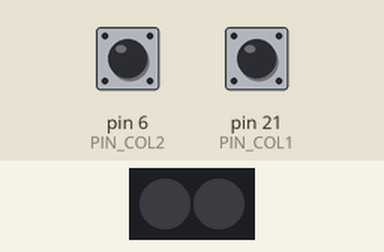
Recording of a sketch running on a simulated Arduino Leonardo, built with avr-gcc and run on an emulated ATmega32U4. On the bench: 2 RGB LEDs in strip order, left to right. Inputs (shaded band) come from the test bench; at power-on: pin 6 (PIN_COL2) HIGH, pin 21 (PIN_COL1) HIGH. USB keyboard and mouse output is not drawn; what the sketch prints to the serial monitor is not drawn.

Above: at 1.2 s.
1.3 s: pin 6 (PIN_COL2) pulled LOW for 0.15 s
2.9 s: pin 21 (PIN_COL1) pulled LOW for 0.15 s
At 3.5 s:
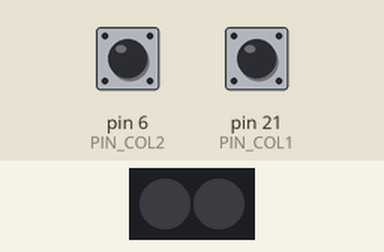
4.5 s: pin 6 (PIN_COL2) pulsed LOW 5 times (0.12 s each, 0.3 s apart)
At 5.78 s:
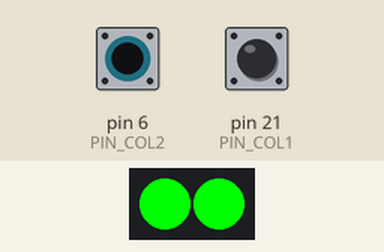
Timing chart, 0 to 7.7 s (numbered marks = the images above; inputs shaded):
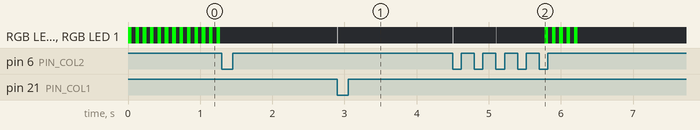

The sketch:

keyboard.ino
```cpp
// (licence header left out)
#define PIN_COL1 21
#define PIN_COL2 6
#define PIN_ROW1 19
#define PIN_LEDS 16
#define LED_COUNT 2

#include <FastLED.h>
CRGB leds[LED_COUNT];

#include <Keyboard.h>

void blink_start(int status, int duration);

void setup() {
  Serial.begin(115200);
  FastLED.addLeds<WS2812, PIN_LEDS, GRB>(leds, LED_COUNT);
  pinMode(PIN_ROW1, OUTPUT);
  digitalWrite(PIN_ROW1, LOW);
  pinMode(PIN_COL1, INPUT_PULLUP);
  pinMode(PIN_COL2, INPUT_PULLUP);
  Keyboard.begin();
  blink_start(2, 2000); // notify that we're working
}

// blinks with interval timers to show status

uint32_t blink_until = 0;
uint32_t blink_timer = 0;
int blink_status = 0;
bool blink_on = false;
#define BLINK_INTERVAL 50

void blink_loop() {
  if (blink_status==0) return;
  int i;
  if (millis()>blink_timer) {
    blink_on = !blink_on;
    if (blink_on) {
      switch (blink_status) {
        case 1: // grey
          for (i=0; i<LED_COUNT; i++) leds[i]= CRGB(64,64,64);
          break;
        case 2: // green
          for (i=0; i<LED_COUNT; i++) leds[i]= CRGB(0,255,0);
          break;
      }
    } else { // off
      for (i=0; i<LED_COUNT; i++) leds[i]= CRGB(0,0,0);
    }
    FastLED.show();
    blink_timer = millis() + BLINK_INTERVAL;
  }
  if (millis()>blink_until) {
    for (i=0; i<LED_COUNT; i++) leds[i]= CRGB(0,0,0);
    FastLED.show();
    blink_status=0;
    blink_on=false;
  }
}

// start blinking in the given type, for this many ms
void blink_start(int status, int duration) {
  blink_until = millis() + duration;
  blink_status = status;
}

// returns the currently pressed key
int read_key() {
  // returns 0: none, 1=first, 2=second, 3=both
  //return (1-digitalRead(PIN_COL1)) + 2*(1-digitalRead(PIN_COL2));  // normal
  return (1-digitalRead(PIN_COL2)) + 2*(1-digitalRead(PIN_COL1));  // upside-down
}

// read the key once, debounce as needed
#define DEBOUNCE_TIMEOUT 25
uint32_t debounce_timeout = 0;
int last_key = 0;
int check_keys() {
  if (millis()<debounce_timeout) return 0;
  int this_key = read_key();
  if (this_key==last_key) return 0; // nothing changed
  last_key = this_key;
  debounce_timeout = millis() + DEBOUNCE_TIMEOUT; // debounce time in ms
  return this_key;
}

// tracking the currently entered 7-bit character
byte result = 0;
byte bitnum = 0;

// loops infintely
void loop() {
  blink_loop();
  int new_key = check_keys();
  if ((new_key==1) || (new_key==2)) { // do we have a key?
    Serial.print(new_key-1); // show bit
    Keyboard.write(char(new_key+48-1));
    blink_start(1, 10);
    result = result * 2; // shift
    result += new_key-1;
    bitnum += 1;
    if (bitnum==7) { // all 7 bits done? show result, remove bits and enter it
      int i;
      Serial.print(" -> "); Serial.print(result);
      Serial.print(" / "); Serial.print(char(result));
      Serial.println();
      for (i=0;i<7;i++) { Keyboard.press(KEY_BACKSPACE);delay(10);Keyboard.releaseAll(); }
      if (result>=32) {
        Keyboard.write(char(result));
      } else { // check control characters
        switch (result) {
          case 7: // 6 for replies, 8 for posts
            for (i=0; i<6; i++) { Keyboard.press(KEY_TAB);delay(20);Keyboard.releaseAll(); }
            break;
          case 13: Keyboard.press(KEY_RETURN);delay(10);Keyboard.releaseAll(); break;
        }
      }
      // start next character
      bitnum = 0; result = 0;
      blink_start(2, 500); // notify that we have a "byte"
    }
  }
}
```

Measured:
- after the input at 1.3 s, every drawn part: stays the same
- after the input at 2.9 s, RGB LED 0, RGB LED 1: off → RGB(64, 64, 64) at once, → off 0.01 s later
